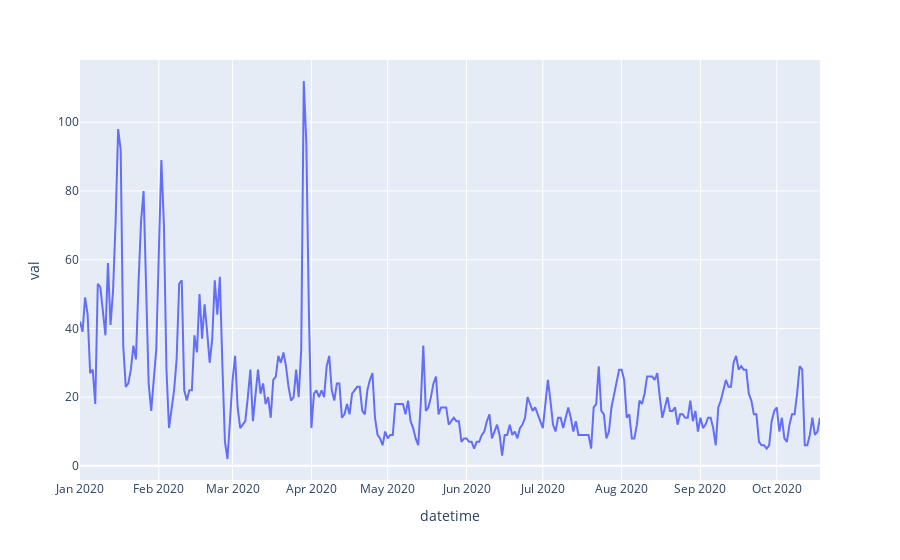

Here is the notebook cell this chart was saved with:
### Code cell
import plotly.express as px
fig = px.line(df, x='datetime', y='val')
fig.show()

### Figure 1 — Plotly figure (JSON) as saved in the notebook; plotly's stock layout.template omitted (floating-point values rounded to 4 significant figures; data arrays with more than 128 entries replaced by an {"elided": "..."} marker saying what was removed)
{"data": [{"hovertemplate": "datetime=%{x}<br>val=%{y}<extra></extra>", "legendgroup": "", "line": {"color": "#636efa", "dash": "solid"}, "marker": {"symbol": "circle"}, "mode": "lines", "name": "", "orientation": "v", "showlegend": false, "type": "scatter", "x": {"elided": "292 str values"}, "xaxis": "x", "y": {"elided": "292 float values"}, "yaxis": "y"}], "layout": {"legend": {"tracegroupgap": 0}, "margin": {"t": 60}, "xaxis": {"anchor": "y", "domain": [0, 1], "title": {"text": "datetime"}}, "yaxis": {"anchor": "x", "domain": [0, 1], "title": {"text": "val"}}}}
